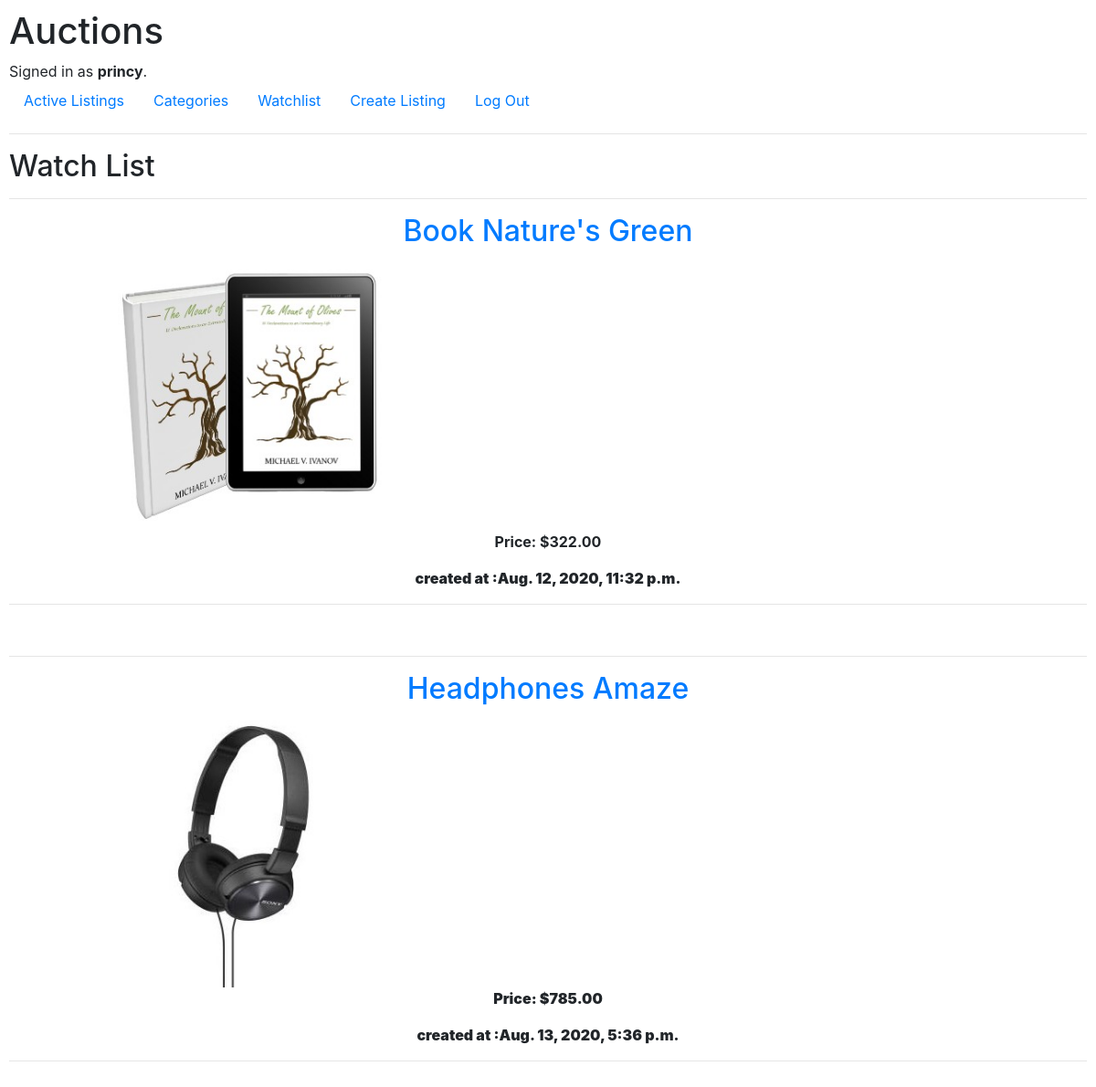
The app's page /watchlist (signed in) with its own data.
### auctions/models.py (models this page shows, shortened)
class User(AbstractUser):
     pass

class Listings(models.Model):
    CategoryType = models.TextChoices('CategoryType', 'Electronics Clothing Education Digital')
    listing_owner=models.ForeignKey(settings.AUTH_USER_MODEL,
        on_delete=models.CASCADE, null=True)
    listing_title=models.CharField(max_length=100,unique=True)
    listing_image=models.ImageField(null=True,blank=True)
    listing_price=models.DecimalField(max_digits=5,decimal_places=2)
    listing_category=models.CharField(blank=True,choices=CategoryType.choices, max_length=200)
    created_at=models.DateTimeField(auto_now_add=True)
    @property
    def imageURL(self):
        try:
            url=self.listing_image.url
        except:
            url=''
        return url

### auctions/views.py (the view)
# urls.py: path("watchlist", views.watchlist,name="watchlist"),
@login_required
def watchlist(request):
    watchlistform=WatchListForm()
    watchlist=WatchList.objects.all()
    listings=[]
    for listing in watchlist:
        if request.user==listing.watchlist_owner:
            listing_item=listing.watchlist_listing
            listings.append(listing_item)
    context={'listings':listings,'watchlistform':watchlistform}
    return render(request,'auctions/watchlist.html',context)

### auctions/templates/auctions/watchlist.html (shortened to what this page needs)
{% extends "auctions/layout.html" %} {% load static %} {% load bootstrap4 %} {% block body %}
<h2>Watch List</h2>
{% for listing in listings %}
<hr>
<a href="{% url 'listing' listing.id%}">
    <h2 style="text-align: center;">{{listing.listing_title}}</h2>
</a>
<img style="display: flex; width=300px; height:300px;" src="{{listing.imageURL}}" alt="My image">
<strong style="text-align: center;"><p>Price: ${{listing.listing_price}}</p><strong>
<p style="text-align:center;">created at :{{listing.created_at}}</p>
<hr>
<br>
{% endfor %}
{% endblock %}

### auctions/templates/auctions/layout.html (shortened to what this page needs)
{% load static %}
<!DOCTYPE html>
<html lang="en">
    <head>
        <link rel="stylesheet" href="https://stackpath.bootstrapcdn.com/bootstrap/4.4.1/css/bootstrap.min.css">
        <link href="{% static 'auctions/styles.css' %}" rel="stylesheet">
    </head>
    <body>
        <h1>Auctions</h1>
        <div>
            {% if user.is_authenticated %}
                Signed in as <strong>{{ user.username }}</strong>.
            {% else %}
                Not signed in.
            {% endif %}
        </div>
        <ul class="nav">
            <li class="nav-item">
                <a class="nav-link" href="{% url 'index' %}">Active Listings</a>
            </li>
            {% if user.is_authenticated %}
                <li class="nav-item">
                    <a class="nav-link" href="{% url 'categories'%}">Categories</a>
                </li>
                <li class="nav-item">
                    <a class="nav-link" href="{% url 'watchlist'%}">Watchlist</a>
                </li>
                <li class="nav-item">
                    <a class="nav-link" href="{% url 'create_listing'%}">Create Listing</a>
                </li>
                <li class="nav-item">
                    <a class="nav-link" href="{% url 'logout' %}">Log Out</a>
                </li>
            {% endif %}
        </ul>
        <hr>
        {% block body %}
        {% endblock %}
    </body>
</html>

### auctions/static/auctions/styles.css (style rules this page uses)
body { padding: 10px; }

### records on screen
User: username "princy"
Listings: listing_title "Book Nature's Green", imageURL (picture), listing_price "322.00", created_at "Aug. 12, 2020, 11:32 p.m."
Listings: listing_title "Headphones Amaze", imageURL (picture), listing_price "785.00", created_at "Aug. 13, 2020, 5:36 p.m."
